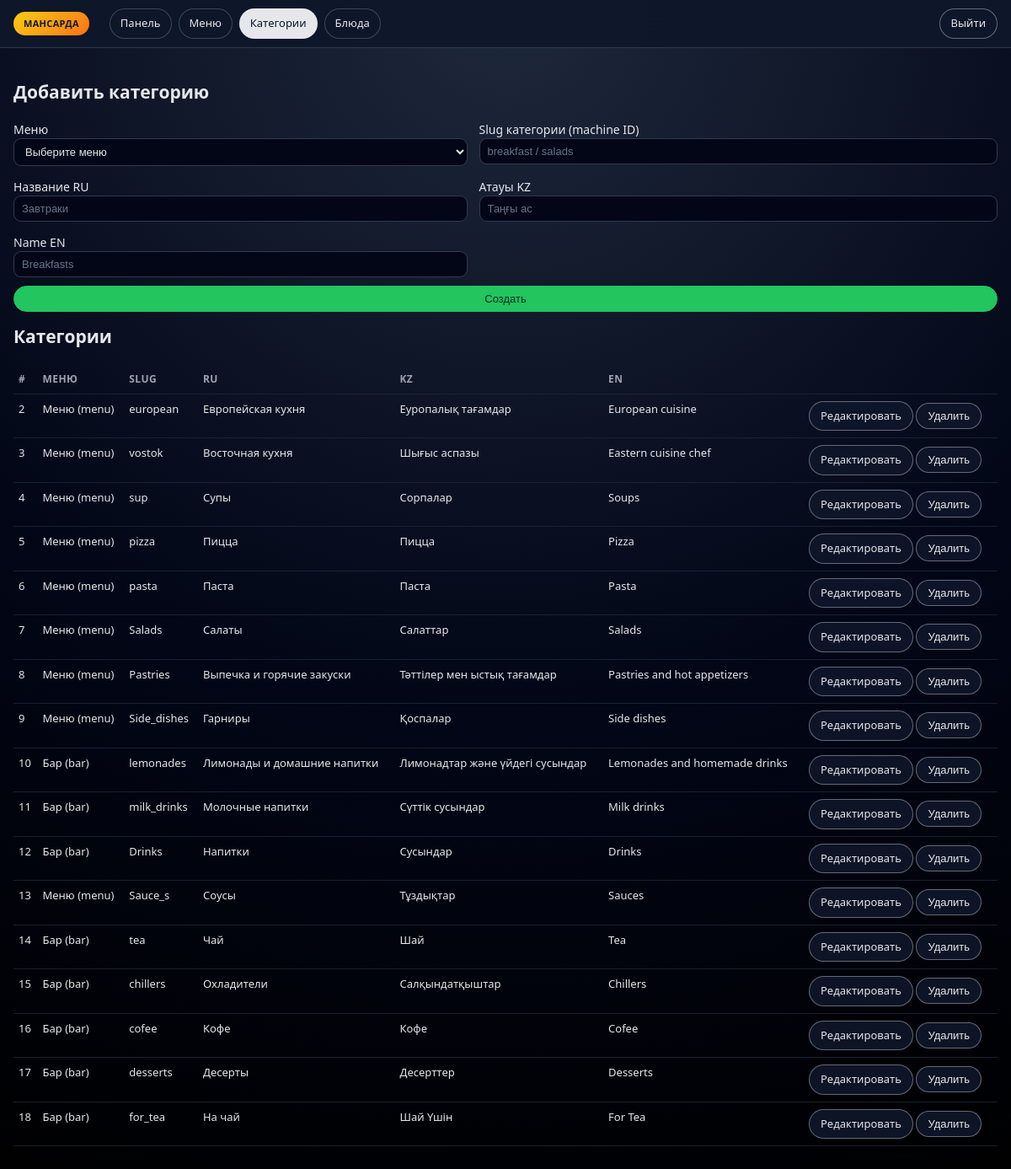
The app's page /admin/categories (signed in) with its own data.
### app.py (models this page shows)
class Category(db.Model):
    __tablename__ = "categories"
    id = db.Column(db.Integer, primary_key=True)
    menu_id = db.Column(db.Integer, db.ForeignKey("menus.id"), nullable=False)
    slug = db.Column(db.String(64), unique=True, nullable=False)
    name_ru = db.Column(db.String(200), nullable=False)
    name_kz = db.Column(db.String(200), nullable=False)
    name_en = db.Column(db.String(200), nullable=False)
    dishes = db.relationship("Dish", backref="category_obj", lazy=True, cascade="all, delete")

class Menu(db.Model):
    __tablename__ = "menus"
    id = db.Column(db.Integer, primary_key=True)
    slug = db.Column(db.String(64), unique=True, nullable=False)
    title_ru = db.Column(db.String(200), nullable=False)
    title_kz = db.Column(db.String(200), nullable=False)
    title_en = db.Column(db.String(200), nullable=False)
    image = db.Column(db.String(500), default="")
    categories = db.relationship("Category", backref="menu_obj", lazy=True, cascade="all, delete")

### app.py (the view, shortened to what this page needs)
@app.route("/admin/categories", methods=["GET", "POST"])
def admin_categories():
    if not session.get("is_admin"):
        return redirect(url_for("admin_login"))
    menus = Menu.query.order_by(Menu.id.asc()).all()
    cats = Category.query.order_by(Category.id.asc()).all()
    return render_template("admin_categories.html", cats=cats, menus=menus)

### templates/admin_categories.html (shortened to what this page needs)
{% extends "base.html" %}
{% block body %}
  <div class="topbar">
    <span class="badge">Мансарда</span>
    <div class="nav">
      <a href="{{ url_for('admin_dashboard') }}">Панель</a>
      <a href="{{ url_for('admin_menus') }}">Меню</a>
      <a href="{{ url_for('admin_categories') }}" class="active">Категории</a>
      <a href="{{ url_for('admin_dishes') }}">Блюда</a>
    </div>
    <a class="btn right" href="{{ url_for('admin_logout') }}">Выйти</a>
  </div>
  <div class="container">
    <h2>Добавить категорию</h2>
    <form method="post">
      <div class="grid2">
        <div>
          <label>Меню</label>
          <select name="menu_id" required>
            <option value="" disabled selected>Выберите меню</option>
          </select>
        </div>
        <div>
          <label>Slug категории (machine ID)</label>
          <input name="slug" placeholder="breakfast / salads" required>
        </div>
        <div>
          <label>Название RU</label>
          <input name="name_ru" placeholder="Завтраки" required>
        </div>
        <div>
          <label>Атауы KZ</label>
          <input name="name_kz" placeholder="Таңғы ас" required>
        </div>
        <div>
          <label>Name EN</label>
          <input name="name_en" placeholder="Breakfasts" required>
        </div>
      </div>
      <button class="btn btn-primary">Создать</button>
    </form>
    <h2 class="mt">Категории</h2>
    <table>
      <thead>
        <tr>
          <th>#</th>
          <th>Меню</th>
          <th>Slug</th>
          <th>RU</th>
          <th>KZ</th>
          <th>EN</th>
          <th></th>
        </tr>
      </thead>
      <tbody>
        {% for c in cats %}
        <tr>
          <td>{{ c.id }}</td>
          <td>{{ c.menu_obj.title_ru }} ({{ c.menu_obj.slug }})</td>
          <td>{{ c.slug }}</td>
          <td>{{ c.name_ru }}</td>
          <td>{{ c.name_kz }}</td>
          <td>{{ c.name_en }}</td>
          <td style="white-space:nowrap;">
            <a class="btn" href="{{ url_for('admin_category_edit', cat_id=c.id) }}">Редактировать</a>
            <form method="post" style="display:inline;" onsubmit="return confirm('Удалить категорию и её блюда?');">
              <button class="btn">Удалить</button>
            </form>
          </td>
        </tr>
        {% endfor %}
      </tbody>
    </table>
  </div>
{% endblock %}

### templates/base.html (shortened to what this page needs)
<!doctype html>
<html lang="ru">
  <head>
  </head>
  <body>
    {% block body %}{% endblock %}
  </body>
</html>

### templates/base.html (style rules this page uses)
:root { --bg:#020617; --bg-alt:#0b1120; --card:#020617; --card-soft:#0f172a; --border:#1f2937; --text:#e5e7eb; --muted:#9ca3af; --accent:#22c55e; --accent-soft:rgba(34,197,94,.12); --danger:#ef4444; --danger-soft:rgba(248,113,113,.14); --info-soft:rgba(59,130,246,.14); --radius:14px; --shadow:0 18px 45px rgba(15,23,42,.7); }
* { box-sizing:border-box; }
body { margin:0; font:14px/1.5 system-ui,-apple-system,Segoe UI,Roboto,Ubuntu,Cantarell; background: radial-gradient(circle at top,#1e293b 0,#020617 55%,#000 100%); color:var(--text); }
a { color:inherit; }
.container { max-width:1200px; margin:0 auto; padding:20px 16px 40px; }
.topbar { position:sticky; top:0; z-index:20; display:flex; align-items:center; gap:16px; padding:10px 16px; border-bottom:1px solid rgba(148,163,184,.24); background:rgba(15,23,42,.96); backdrop-filter:blur(18px); }
.badge { background:linear-gradient(135deg,#facc15,#f97316); color:#111827; padding:6px 12px; border-radius:999px; font-weight:700; letter-spacing:.03em; text-transform:uppercase; font-size:11px; }
.nav { display:flex; gap:8px; padding-left:8px; }
.nav a { padding:7px 12px; border-radius:999px; border:1px solid rgba(148,163,184,.35); font-size:13px; text-decoration:none; color:#e5e7eb; background:rgba(15,23,42,.7); transition:.18s ease-in-out; }
.nav a.active { background:#e5e7eb; color:#0f172a; border-color:transparent; }
.right { margin-left:auto; }
.btn { display:inline-flex; align-items:center; justify-content:center; gap:6px; padding:7px 13px; border-radius:999px; border:1px solid rgba(156,163,175,.6); background:rgba(15,23,42,.9); color:#e5e7eb; cursor:pointer; font-size:13px; text-decoration:none; transition:.18s ease-in-out; }
.btn-primary { background:#22c55e; border-color:#22c55e; color:#022c22; }
table { width:100%; border-collapse:collapse; font-size:13px; }
th,td { border-bottom:1px solid rgba(31,41,55,.8); padding:8px 6px; vertical-align:top; }
th { text-align:left; font-size:12px; text-transform:uppercase; letter-spacing:.04em; color:var(--muted); }
input,select,textarea { width:100%; padding:7px 9px; border:1px solid rgba(55,65,81,.9); border-radius:9px; font-size:13px; background:#020617; color:var(--text); }
input::placeholder,textarea::placeholder { color:rgba(148,163,184,.7); }
form { display:grid; gap:10px; }
.grid2 { display:grid; grid-template-columns:1.4fr 1.6fr; gap:14px; }
.mt { margin-top:14px; }

### records on screen
Category: id "2", menu_obj.title_ru "Меню", menu_obj.slug "menu", slug "european", name_ru "Европейская кухня", name_kz "Еуропалық тағамдар", name_en "European cuisine"
Category: id "3", menu_obj.title_ru "Меню", menu_obj.slug "menu", slug "vostok", name_ru "Восточная кухня", name_kz "Шығыс аспазы", name_en "Eastern cuisine chef"
Category: id "4", menu_obj.title_ru "Меню", menu_obj.slug "menu", slug "sup", name_ru "Супы", name_kz "Сорпалар", name_en "Soups"
Category: id "5", menu_obj.title_ru "Меню", menu_obj.slug "menu", slug "pizza", name_ru "Пицца", name_kz "Пицца", name_en "Pizza"
Category: id "6", menu_obj.title_ru "Меню", menu_obj.slug "menu", slug "pasta", name_ru "Паста", name_kz "Паста", name_en "Pasta"
Category: id "7", menu_obj.title_ru "Меню", menu_obj.slug "menu", slug "Salads", name_ru "Салаты", name_kz "Салаттар", name_en "Salads"
Category: id "8", menu_obj.title_ru "Меню", menu_obj.slug "menu", slug "Pastries", name_ru "Выпечка и горячие закуски", name_kz "Тәттілер мен ыстық тағамдар", name_en "Pastries and hot appetizers"
Category: id "9", menu_obj.title_ru "Меню", menu_obj.slug "menu", slug "Side_dishes", name_ru "Гарниры", name_kz "Қоспалар", name_en "Side dishes"
Category: id "10", menu_obj.title_ru "Бар", menu_obj.slug "bar", slug "lemonades", name_ru "Лимонады и домашние напитки", name_kz "Лимонадтар және үйдегі сусындар", name_en "Lemonades and homemade drinks"
Category: id "11", menu_obj.title_ru "Бар", menu_obj.slug "bar", slug "milk_drinks", name_ru "Молочные напитки", name_kz "Сүттік сусындар", name_en "Milk drinks"
Category: id "12", menu_obj.title_ru "Бар", menu_obj.slug "bar", slug "Drinks", name_ru "Напитки", name_kz "Сусындар", name_en "Drinks"
Category: id "13", menu_obj.title_ru "Меню", menu_obj.slug "menu", slug "Sauce_s", name_ru "Соусы", name_kz "Тұздықтар", name_en "Sauces"
Category: id "14", menu_obj.title_ru "Бар", menu_obj.slug "bar", slug "tea", name_ru "Чай", name_kz "Шай", name_en "Tea"
Category: id "15", menu_obj.title_ru "Бар", menu_obj.slug "bar", slug "chillers", name_ru "Охладители", name_kz "Салқындатқыштар", name_en "Chillers"
Category: id "16", menu_obj.title_ru "Бар", menu_obj.slug "bar", slug "cofee", name_ru "Кофе", name_kz "Кофе", name_en "Cofee"
Category: id "17", menu_obj.title_ru "Бар", menu_obj.slug "bar", slug "desserts", name_ru "Десерты", name_kz "Десерттер", name_en "Desserts"
Category: id "18", menu_obj.title_ru "Бар", menu_obj.slug "bar", slug "for_tea", name_ru "На чай", name_kz "Шай Үшін", name_en "For Tea"
